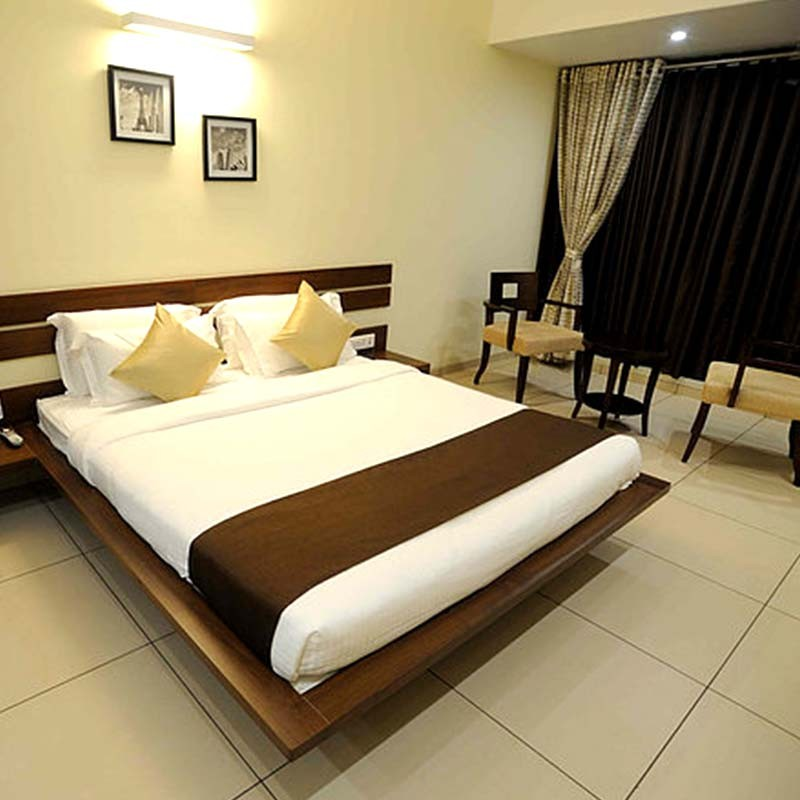
#> input picture eight.jpg, 800 x 800 px, found by its file name
$ python flipped.py
#> lines starting #> are read from the running program, lines starting #| are printed output that depends on the picture
import cv2
image=cv2.imread("eight.jpg")
#> image is the input picture: shape (800, 800, 3); mean B, G, R 107.5, 141.6, 156.8

flipped=cv2.flip(image,1)
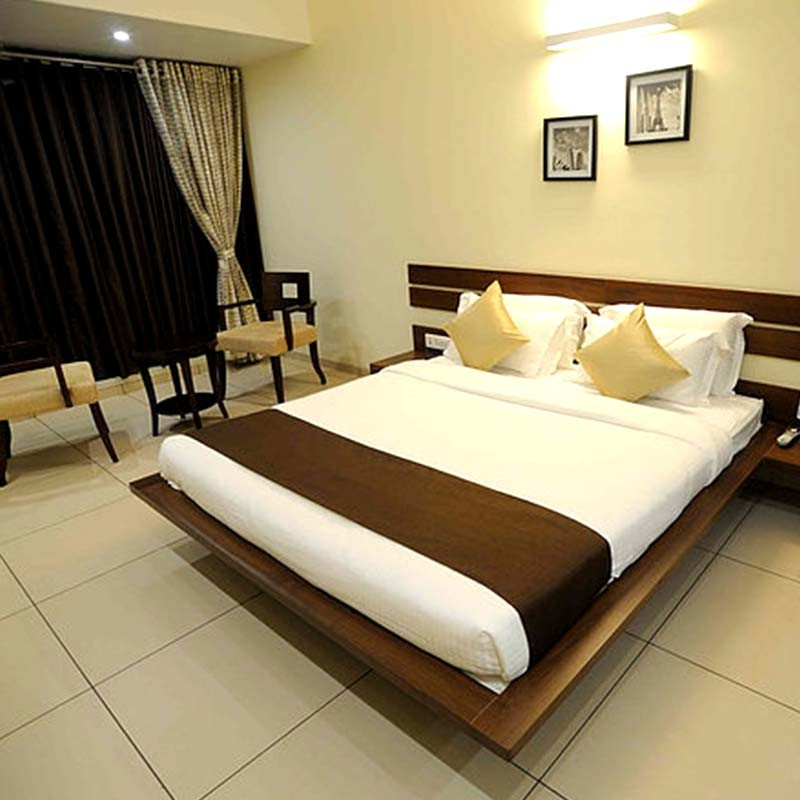
#> flipped: shape (800, 800, 3); mean B, G, R 107.5, 141.6, 156.8
cv2.imshow("Flipped Horizontally:",flipped)
cv2.waitKey(0)

flipped=cv2.flip(image,0)
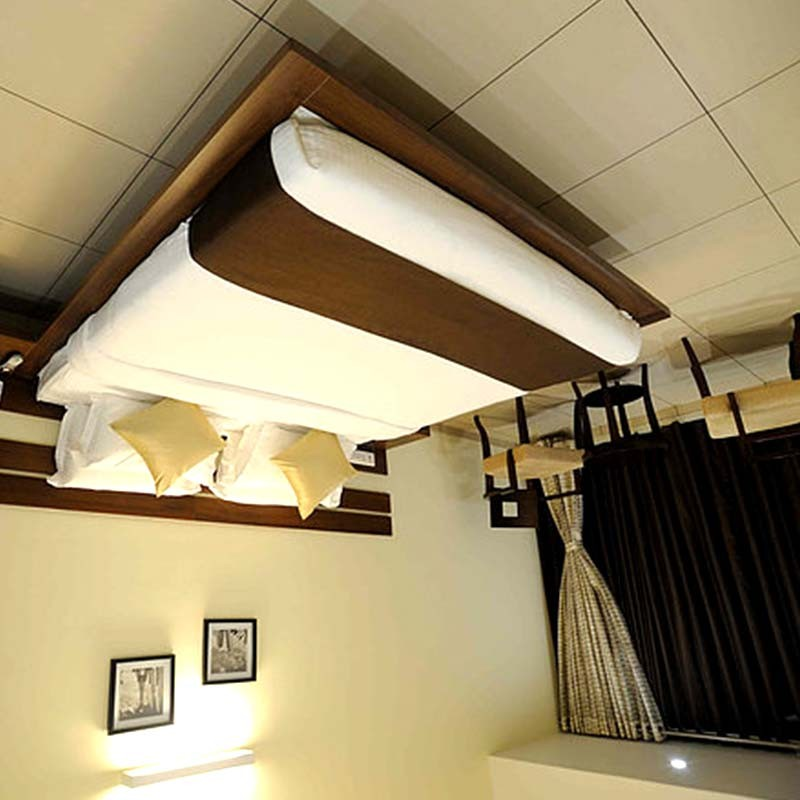
#> flipped: shape (800, 800, 3); mean B, G, R 107.5, 141.6, 156.8
cv2.imshow("FLipped Vertically:",flipped)
cv2.waitKey(0)
cv2.destroyAllWindows()
